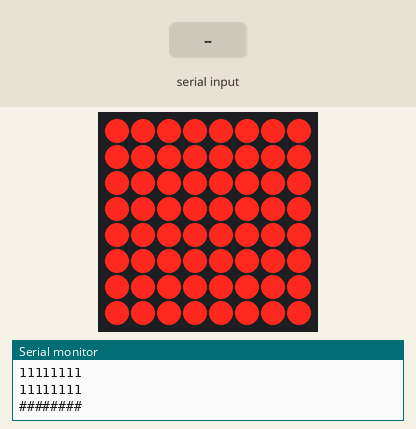
Recording of a program running on a simulated ESP32. Shown: 8×8 LED matrix, the last lines printed to the serial monitor. Inputs (shaded band) come from the test bench. Random numbers use the default seed unless the program sets one.

Above: at 4.9 s.
5.0 s: "S" received over Serial
At 10.9 s:
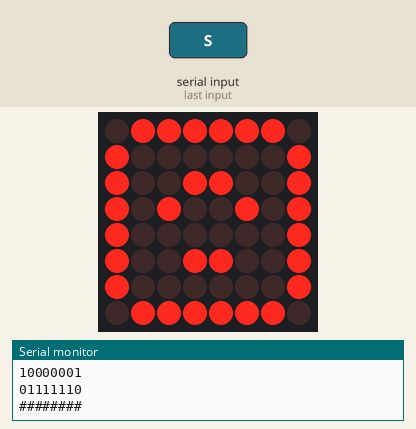
11.1 s: "A" received over Serial
At 15.7 s:
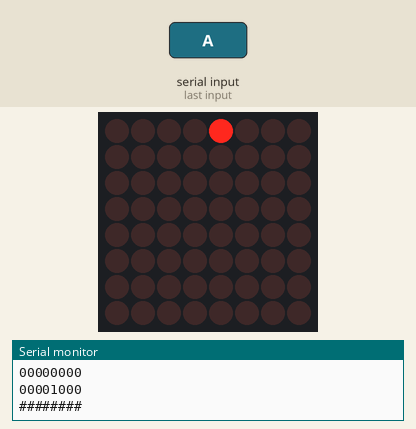
17.2 s: "D" received over Serial
At 21.7 s:
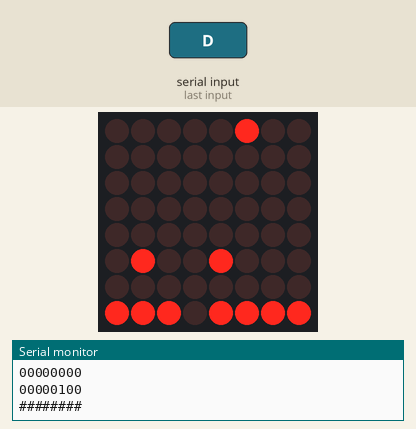
22.7 s: "1" received over Serial
At 28.5 s:
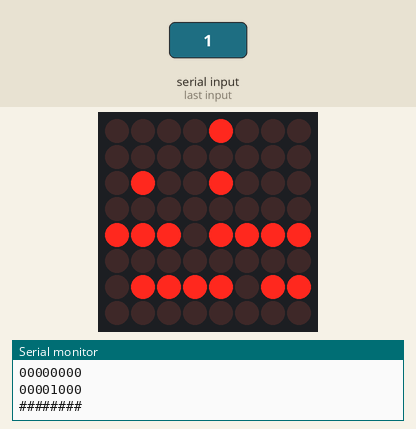
Timing chart, 0 to 30.0 s (numbered marks = the images above; inputs shaded):
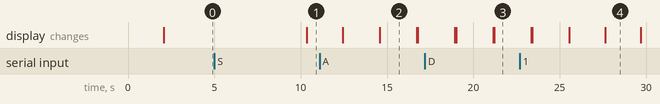

The program:

main.cpp
```cpp
// (licence header left out)
//=======================================================
//  LIBRARY Definition
//=======================================================
#include <Arduino.h>

#define REALMATRIX // Variable to use real matrix. Comment to not use it.

#ifdef REALMATRIX
#include "LedControl.h"
/* Pin definition for MAX72XX.
 ARDUINO pin 12 is connected to the DataIn  - In ESP32 pin 23
 ARDUINO pin 11 is connected to the CLK     - In ESP32 pin 18
 ARDUINO pin 10 is connected to LOAD        - In ES32 pin 5
 We have only a single MAX72XX.
 */
LedControl lc=LedControl(23,18,5,1);
#endif

//=======================================================
//  IF PROBLEMS
//=======================================================
// In LedControl.h  change the following line:
// #include <avr/pgmspace.h>
// by
/* #if (defined(__AVR__))
 #include <avr\pgmspace.h>
 #else
 #include <pgmspace.h>
 #endif
*/

//=======================================================
//  REGISTERS (VARIABLES) to control the game
//=======================================================
/* Registers to background cars.*/
byte RegBACKGTYPE_dataRANDOM;
byte RegBACKGTYPE_dataZEROS = B00000000;

/* Time delays. */
unsigned long delaytime = 2000;

/* Global Variables */
int i = 0;

/* States ans signals to change state*/
enum State_enum {STATERESET, STATESTART, STATECLEAR, STATECHECK, STATELEFT, STATERIGTH, STATELOST};
uint8_t state = STATERESET;

enum Keys_enum {RESET_KEY, START_KEY, LEFT_KEY, RIGHT_KEY, NO_KEY};
uint8_t keys = RESET_KEY;

enum Status_enum {LOST, CONTINUE};
uint8_t Status = CONTINUE;

/* Key to control game by serial input. */
  int incomingByte;

/* Pointer and Matrix to Control Driver. */
  byte RegMatrix[8];
  byte *pointerRegMatrix;

/* Pointer and Register to control bottom car. */
  byte RegCar[1];
  byte *pointerRegCar;

/* Pointer and Register (Variable) to move bottom car */
  byte ShiftDir[1];
  byte *pointerShiftDir;

//=======================================================
//  SETUP Arduino function
//=======================================================
/* Setup function initialization */
void setup()
{
#ifdef REALMATRIX
  /* The MAX72XX is in power-saving mode on startup, we have to do a wakeup call. */
  lc.shutdown(0, false);
  /* Set the brightness to a medium values. */
  lc.setIntensity(0, 8);
  /* Clear the display. */
  lc.clearDisplay(0);
#endif
  /* Serial port initialization. */
  Serial.begin(9600);

  /* Pointer to use Matrix between functions. */
  pointerRegMatrix = &RegMatrix[0];

  /* Pointer to use VectorCar between functions. */
  pointerRegCar = &RegCar[0];

  /* Pointer to use shift dir between functions */
  pointerShiftDir = &ShiftDir[0];
}

//=======================================================
//  FUNCTION: writeResetMatrix
//=======================================================
/* Data matrix when reset*/
void writeResetMatrix(byte *pointerRegMatrix, byte *pointerRegCar)
{
  /* Global variables. */

  /* Here is the data to reset matrix */
  pointerRegMatrix[7] = B11111111;
  pointerRegMatrix[6] = B11111111;
  pointerRegMatrix[5] = B11111111;
  pointerRegMatrix[4] = B11111111;
  pointerRegMatrix[3] = B11111111;
  pointerRegMatrix[2] = B11111111;
  pointerRegMatrix[1] = B11111111;
  pointerRegMatrix[0] = B11111111;
  /* Here is the data to reset bottomCar */
  pointerRegCar[0] = B00000000;
}
//=======================================================
//  FUNCTION: writeStartMatrix
//=======================================================
void writeStartMatrix(byte *pointerRegMatrix, byte *pointerRegCar)
{
  /* Global variables. */

  /* Here is the data to start matrix */
  pointerRegMatrix[7] = B01111110;
  pointerRegMatrix[6] = B10000001;
  pointerRegMatrix[5] = B10011001;
  pointerRegMatrix[4] = B10000001;
  pointerRegMatrix[3] = B10100101;
  pointerRegMatrix[2] = B10011001;
  pointerRegMatrix[1] = B10000001;
  pointerRegMatrix[0] = B01111110;
/* Here is the data to start bottomCar */
  pointerRegCar[0] = B00000000;
}
//=======================================================
//  FUNCTION: writeClearMatrix
//=======================================================
void writeClearMatrix(byte *pointerRegMatrix, byte *pointerRegCar)
{
  /* Global variables. */

  /* Here is the data to clear matrix */
  pointerRegMatrix[7] = B00000000;
  pointerRegMatrix[6] = B00000000;
  pointerRegMatrix[5] = B00000000;
  pointerRegMatrix[4] = B00000000;
  pointerRegMatrix[3] = B00000000;
  pointerRegMatrix[2] = B00000000;
  pointerRegMatrix[1] = B00000000;
  pointerRegMatrix[0] = B00000000;
  /* Here is the data to clear bottomCar */
  pointerRegCar[0] = B00010000;
}
//=======================================================
//  FUNCTION: writeLostMatrix
//=======================================================
void writeLostMatrix(byte *pointerRegMatrix, byte *pointerRegCar)
{
  /* Global variables. */

  /* Here is the data to lost matrix */
  pointerRegMatrix[7] = B01111110;
  pointerRegMatrix[6] = B10000001;
  pointerRegMatrix[5] = B10011001;
  pointerRegMatrix[4] = B10000001;
  pointerRegMatrix[3] = B10011001;
  pointerRegMatrix[2] = B10100101;
  pointerRegMatrix[1] = B10000001;
  pointerRegMatrix[0] = B01111110;
  /* Here is the data to lost matrix */
  pointerRegCar[0] = B00000000;
}
//=======================================================
//  FUNCTION: writeGoCarsMatrix
//=======================================================
void writeGoCarsMatrix(byte *pointerRegMatrix)
{
  /* Global variables. */
  int m;

  i = i + 1;
  /* Here is the data to start matrix */
  RegBACKGTYPE_dataRANDOM = random(1, 255);

  for (m = 0; m < 7; m++)
  {
    pointerRegMatrix[m] = pointerRegMatrix[m + 1];
  }
  if (i % 2 == 0)
    pointerRegMatrix[7] = RegBACKGTYPE_dataRANDOM;
  else
    pointerRegMatrix[7] = RegBACKGTYPE_dataZEROS;
}
//=======================================================
//  FUNCTION: writeCarBase
//=======================================================
void writeCarBase(byte *pointerRegCar, byte *pointerShiftDir)
{
  /* Global variables. */
  int m;

  /* Here is the data to start matrix */
  if (pointerShiftDir[0] == B00000001)
  {
    if (pointerRegCar[0] == B00000001)
      pointerRegCar[0] = pointerRegCar[0];
    else
      pointerRegCar[0] = pointerRegCar[0] >> 1;
  }
  else if (pointerShiftDir[0] == B00000010)
  {
    if (pointerRegCar[0] == B10000000)
      pointerRegCar[0] = pointerRegCar[0];
    else
      pointerRegCar[0] = pointerRegCar[0] << 1;
  }
  else
    pointerRegCar[0] = pointerRegCar[0];
}
//=======================================================
//  FUNCTION: checkLostMatrix (leds and console)
//=======================================================
void checkLostMatrix(byte *pointerRegMatrix, byte *pointerRegCar)
{
  /* Global variables. */
  byte check1, check2;

  check1 = pointerRegCar[0] ^ pointerRegMatrix[0];
  check2 = pointerRegCar[0] | pointerRegMatrix[0];

  if (pointerRegCar[0] == pointerRegMatrix[0])
    Status = LOST;
  else if (check1 != check2)
    Status = LOST;
  else
    Status = CONTINUE;
}
//=======================================================
//  FUNCTION: printBits (by console all bits)
//=======================================================
void printBits(byte myByte)
{
  for (byte mask = 0x80; mask; mask >>= 1) {
    if (mask  & myByte)
      Serial.print('1');
    else
      Serial.print('0');
  }
}
//=======================================================
//  FUNCTION: PrintMatrix (Console)
//=======================================================
void PrintMatrix(byte *pointerRegMatrix, byte *pointerRegCar)
{
  /* Global variables. */
  int m;

  for (m = 7; m >= 1; m--)
  {
    printBits(pointerRegMatrix[m]);
    Serial.println();
  }
  printBits(pointerRegMatrix[0] | pointerRegCar[0]);
  Serial.println();
}
//=======================================================
//  FUNCTION: PrintALLMatrix (leds and console)
//=======================================================
void PrintALLMatrix(byte *pointerRegMatrix, byte *pointerRegCar)
{
  /* Global variables. */
  int m;

#ifdef REALMATRIX
  /* Display data one by one in matrix. */
  for (m = 7; m >= 1; m--)
  {
    lc.setRow(0, m, pointerRegMatrix[m]);
  }
  lc.setRow(0, m, (pointerRegMatrix[0] | pointerRegCar[0]));
#endif
  /* Display data one by one in console. */
  Serial.println("########");
  Serial.println("########");
  Serial.println("########");
  Serial.println("########");
  PrintMatrix(pointerRegMatrix, pointerRegCar);
  Serial.println("########");
}


//=======================================================
//  FUNCTION: read_KEY
//=======================================================
byte read_KEY(void)
{
  if (Serial.available() > 0)
  {
    incomingByte = Serial.read();
    delay(10);
    //    Serial.print("I received: ");
    //    Serial.println(incomingByte, DEC);
  }
  switch (incomingByte)
  {
    case 'R':
      keys = RESET_KEY;
      break;
    case 'S':
      keys = START_KEY;
      break;
    case 'A':
      keys = LEFT_KEY;
      break;
    case 'D':
      keys = RIGHT_KEY;
      break;
    default:
      keys = NO_KEY;
      break;
  }
return keys;
}
//=======================================================
//  FUNCTION: state_machine_run
//=======================================================
void state_machine_run(byte *pointerRegMatrix, byte *pointerRegCar, byte *pointerShiftDir)
{
  /* Global variables. */
  int count;

  PrintALLMatrix(pointerRegMatrix, pointerRegCar);

  switch (state)
  {
    case STATERESET:
      writeResetMatrix(pointerRegMatrix,pointerRegCar);
      delay(delaytime);
      if (keys == RESET_KEY)
        state = STATERESET;
      else if (keys == START_KEY)
        state = STATESTART;
      break;

    case STATESTART:
      writeStartMatrix(pointerRegMatrix,pointerRegCar);
      delay(delaytime);
      state = STATECLEAR;
      break;

    case STATECLEAR:
      writeClearMatrix(pointerRegMatrix,pointerRegCar);
      delay(delaytime);
      state = STATECHECK;
      break;

    case STATECHECK:
      pointerShiftDir[0] = B00000000;
      writeCarBase(pointerRegCar, pointerShiftDir);
      writeGoCarsMatrix(pointerRegMatrix);
      delay(delaytime);
      checkLostMatrix(pointerRegMatrix, pointerRegCar);
      if (Status == LOST)
        state = STATELOST;
      else if (keys == RESET_KEY)
        state = STATERESET;
      else if (keys == LEFT_KEY)
        state = STATELEFT;
      else if (keys == RIGHT_KEY)
        state = STATERIGTH;
      else
        state = STATECHECK;
      break;

    case STATELEFT:
      pointerShiftDir[0] = B00000001;
      writeCarBase(pointerRegCar, pointerShiftDir);
      state = STATECHECK;
      break;

    case STATERIGTH:
      pointerShiftDir[0] = B00000010;
      writeCarBase(pointerRegCar, pointerShiftDir);
      state = STATECHECK;
      break;

    case STATELOST:
      writeLostMatrix(pointerRegMatrix,pointerRegCar);
      delay(delaytime);
      if (keys == START_KEY)
        state = STATESTART;
      else
        state = STATELOST;
      break;

    default:
      state = STATERESET;
      break;
  }
}
//=======================================================
//  FUNCTION: Arduino loop
//=======================================================
void loop()
{

  read_KEY();
  state_machine_run(pointerRegMatrix,pointerRegCar,pointerShiftDir);
  delay(1);
}
```

Measured:
- after the input at 5.0 s, the display: changes after 5.4 s (image 1)
- what the display in image 2 shows lasts 2.1 s, from 14.6 s to 16.7 s
